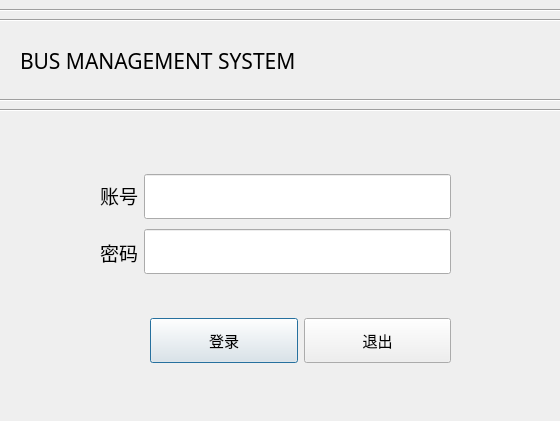
<?xml version="1.0" encoding="UTF-8"?>
<ui version="4.0">
 <class>LoginDialog</class>
 <widget class="QDialog" name="LoginDialog">
  <property name="geometry">
   <rect>
    <x>0</x>
    <y>0</y>
    <width>560</width>
    <height>421</height>
   </rect>
  </property>
  <property name="minimumSize">
   <size>
    <width>560</width>
    <height>421</height>
   </size>
  </property>
  <property name="maximumSize">
   <size>
    <width>560</width>
    <height>421</height>
   </size>
  </property>
  <property name="windowTitle">
   <string>Dialog</string>
  </property>
  <widget class="QWidget" name="verticalLayoutWidget">
   <property name="geometry">
    <rect>
     <x>20</x>
     <y>20</y>
     <width>631</width>
     <height>81</height>
    </rect>
   </property>
   <layout class="QVBoxLayout" name="verticalLayout">
    <item>
     <widget class="QLabel" name="label_3">
      <property name="minimumSize">
       <size>
        <width>500</width>
        <height>40</height>
       </size>
      </property>
      <property name="font">
       <font>
        <family>苹方-简</family>
        <pointsize>16</pointsize>
        <weight>50</weight>
        <bold>false</bold>
       </font>
      </property>
      <property name="text">
       <string>BUS MANAGEMENT SYSTEM</string>
      </property>
     </widget>
    </item>
   </layout>
  </widget>
  <widget class="QWidget" name="horizontalLayoutWidget">
   <property name="geometry">
    <rect>
     <x>100</x>
     <y>170</y>
     <width>351</width>
     <height>108</height>
    </rect>
   </property>
   <layout class="QHBoxLayout" name="horizontalLayout">
    <item>
     <layout class="QVBoxLayout" name="verticalLayout_3">
      <item>
       <widget class="QLabel" name="label">
        <property name="font">
         <font>
          <family>等线</family>
          <pointsize>14</pointsize>
          <weight>50</weight>
          <bold>false</bold>
         </font>
        </property>
        <property name="text">
         <string>账号</string>
        </property>
       </widget>
      </item>
      <item>
       <widget class="QLabel" name="label_2">
        <property name="font">
         <font>
          <family>等线</family>
          <pointsize>14</pointsize>
          <weight>50</weight>
          <bold>false</bold>
         </font>
        </property>
        <property name="text">
         <string>密码</string>
        </property>
       </widget>
      </item>
     </layout>
    </item>
    <item>
     <layout class="QVBoxLayout" name="verticalLayout_6">
      <item>
       <widget class="QLineEdit" name="nameEdit">
        <property name="minimumSize">
         <size>
          <width>250</width>
          <height>45</height>
         </size>
        </property>
       </widget>
      </item>
      <item>
       <widget class="QLineEdit" name="passwordEdit">
        <property name="minimumSize">
         <size>
          <width>250</width>
          <height>45</height>
         </size>
        </property>
       </widget>
      </item>
     </layout>
    </item>
   </layout>
  </widget>
  <widget class="QWidget" name="horizontalLayoutWidget_2">
   <property name="geometry">
    <rect>
     <x>150</x>
     <y>300</y>
     <width>301</width>
     <height>81</height>
    </rect>
   </property>
   <layout class="QHBoxLayout" name="horizontalLayout_2" stretch="1,1">
    <property name="spacing">
     <number>6</number>
    </property>
    <property name="rightMargin">
     <number>0</number>
    </property>
    <item>
     <widget class="QPushButton" name="loginButton">
      <property name="minimumSize">
       <size>
        <width>110</width>
        <height>45</height>
       </size>
      </property>
      <property name="font">
       <font>
        <family>苹方-简</family>
        <pointsize>11</pointsize>
        <weight>50</weight>
        <bold>false</bold>
       </font>
      </property>
      <property name="text">
       <string>登录</string>
      </property>
     </widget>
    </item>
    <item>
     <widget class="QPushButton" name="exitButton">
      <property name="enabled">
       <bool>true</bool>
      </property>
      <property name="sizePolicy">
       <sizepolicy hsizetype="Expanding" vsizetype="Fixed">
        <horstretch>0</horstretch>
        <verstretch>0</verstretch>
       </sizepolicy>
      </property>
      <property name="minimumSize">
       <size>
        <width>110</width>
        <height>45</height>
       </size>
      </property>
      <property name="font">
       <font>
        <family>苹方-简</family>
        <pointsize>11</pointsize>
       </font>
      </property>
      <property name="text">
       <string>退出</string>
      </property>
      <property name="autoRepeatInterval">
       <number>100</number>
      </property>
     </widget>
    </item>
   </layout>
  </widget>
  <widget class="Line" name="line">
   <property name="geometry">
    <rect>
     <x>0</x>
     <y>90</y>
     <width>561</width>
     <height>20</height>
    </rect>
   </property>
   <property name="orientation">
    <enum>Qt::Horizontal</enum>
   </property>
  </widget>
  <widget class="Line" name="line_2">
   <property name="geometry">
    <rect>
     <x>0</x>
     <y>100</y>
     <width>561</width>
     <height>20</height>
    </rect>
   </property>
   <property name="orientation">
    <enum>Qt::Horizontal</enum>
   </property>
  </widget>
  <widget class="Line" name="line_3">
   <property name="geometry">
    <rect>
     <x>0</x>
     <y>10</y>
     <width>561</width>
     <height>20</height>
    </rect>
   </property>
   <property name="orientation">
    <enum>Qt::Horizontal</enum>
   </property>
  </widget>
  <widget class="Line" name="line_4">
   <property name="geometry">
    <rect>
     <x>0</x>
     <y>0</y>
     <width>561</width>
     <height>20</height>
    </rect>
   </property>
   <property name="orientation">
    <enum>Qt::Horizontal</enum>
   </property>
  </widget>
 </widget>
 <resources/>
 <connections>
  <connection>
   <sender>exitButton</sender>
   <signal>clicked()</signal>
   <receiver>LoginDialog</receiver>
   <slot>close()</slot>
   <hints>
    <hint type="sourcelabel">
     <x>485</x>
     <y>330</y>
    </hint>
    <hint type="destinationlabel">
     <x>357</x>
     <y>199</y>
    </hint>
   </hints>
  </connection>
 </connections>
</ui>
